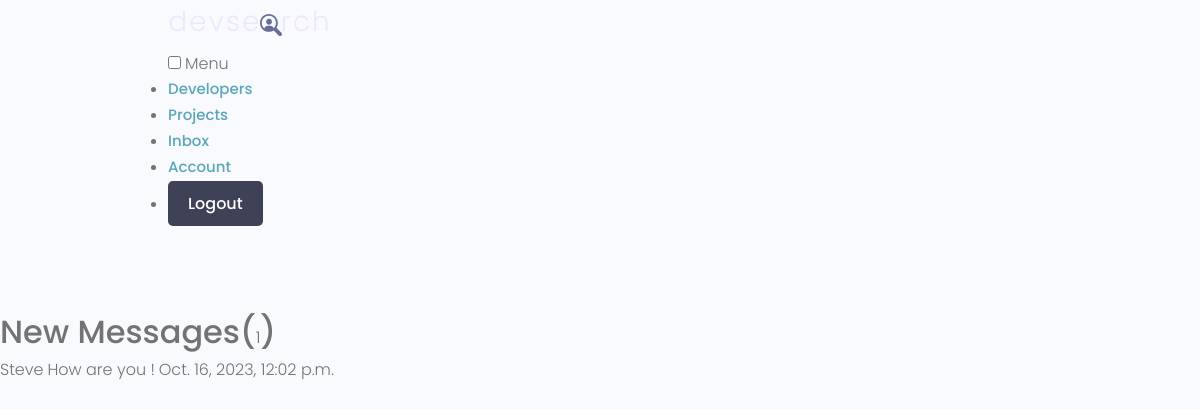
Screenshot of /inbox/ (signed in) with the database file from the repository.
### users/models.py (models this page shows, shortened)
class Message(models.Model):
    sender=models.ForeignKey(Profile, on_delete=models.SET_NULL, null=True, blank=True)
    recipient=models.ForeignKey(Profile, on_delete=models.SET_NULL, null=True, blank=True, related_name="messages")
    name=models.CharField(max_length=200, null=True, blank=True)
    email=models.EmailField(max_length=200, null=True, blank=True)
    subject=models.CharField(max_length=200, null=True, blank=True)
    body=models.TextField()
    is_read=models.BooleanField(default=False, null=True)
    created=models.DateTimeField(auto_now_add=True)
    id=models.UUIDField(default=uuid.uuid4, unique=True, primary_key=True, editable=False)
    class Meta:
        ordering=['is_read', '-created']

### users/views.py (the view)
# urls.py: path('inbox/', views.inbox, name='inbox'),
@login_required(login_url='login')
def inbox(request):
    profile=request.user.profile
    messageRequests=profile.messages.all()
    unreadCount=messageRequests.filter(is_read=False).count()
    context={'messageRequests':messageRequests, 'unreadCount':unreadCount}
    return render(request, 'users/inbox.html', context)

### users/templates/users/inbox.html
{% extends 'main.html' %}
{% block content %}
  <main class="inbox my-xl">
    <div class="content-box">
      <h3 class="inbox__title">New Messages(<span>{{unreadCount }}</span>)</h3>
      <ul class="messages">
        {% for message in messageRequests %}
        {% if message.is_read == False %}
          <li class="message message--unread">
        {% else %}
          <li class="message">
        {% endif %}
          <a href="{% url 'message' message.id %}">
            <span class="message__author">{{message.name}}</span>
            <span class="message__subject">{{message.subject}}</span>
            <span class="message__date">{{message.created}}</span>
          </a>
        </li>
        {% endfor %}
      </ul>
    </div>
  </main>
{% endblock content %}

### static/uikit/styles/modules/_variables.css (style rules this page uses)
:root { --color-main: #5aa5b9; --color-main-light: #e6faff; --color-sub: #3f4156; --color-sub-light: #51546e; --color-sub-lighter: #ededfd; --color-text: #737373; --color-gray: #8b8b8b; --color-light: #e5e7eb; --color-light-gray: #767676; --color-bg: #f8fafd; --color-white: #fffefd; --color-white-light: #f3f3f3; --color-success: #359e64; --color-success-bg: #def8e8; --color-error: #fc4b0b; --color-error-bg: #fff2ee; --font-base: 'Poppins', arial, helvetica, 'Segoe UI', roboto, ubuntu, sans-serif; --font-monospace: 'Fira Code', 'Courier New', courier, monospace; --font-regular: 300; --font-medium: 500; --font-bold: 700; --generic-shadow: 1px 1px 5px #00000010; --generic-transition: all 0.3s ease-in-out; }

### static/uikit/styles/modules/_base.css (style rules this page uses)
* { margin: 0; padding: 0; box-sizing: border-box; text-rendering: optimizeLegibility; color: inherit; font-size: inherit; }
html { font-size: 50%; }
@media only screen and (min-width: 480px) { html { font-size: 56.25%; } }
@media only screen and (min-width: 1200px) { html { font-size: 62.5%; } }
body { line-height: 1.6; font-weight: 400; font-size: 1.5rem; color: var(--color-text); background-color: var(--color-bg); min-height: 100vh; }

### static/uikit/styles/modules/_typography.css (style rules this page uses)
* { font-family: var(--font-base); }
h3 { font-size: 3.2rem; font-weight: var(--font-medium); }
p, span, strong { font-size: 1.6rem; color: var(--color-text); font-weight: var(--font-regular); }
a { padding-bottom: 2px; text-decoration: none; display: inline-block; color: var(--color-main); font-weight: var(--font-medium); }

### static/uikit/styles/modules/_utilities.css (style rules this page uses)
.my-xl { margin: 8rem auto; }

### rows the page displays
Message: name "Steve", subject "How are you !", created "Oct. 16, 2023, 12:02 p.m."

### other values shown
{{ unreadCount }} "1"
